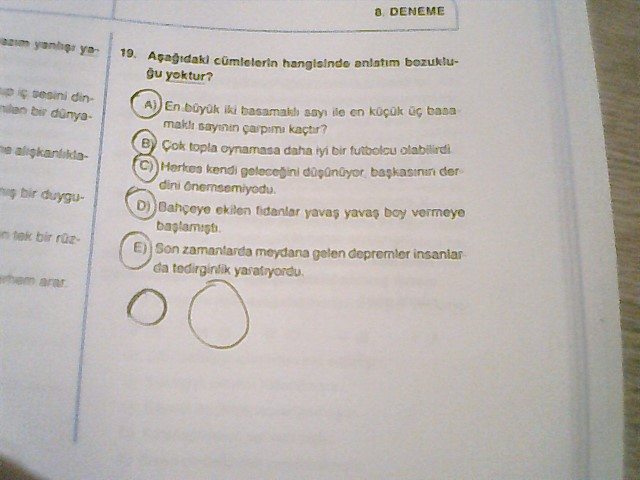
#> input picture lib/detect_chics/can_shape_3.jpg, 640 x 480 px
$ python deneme.py
#> lines starting #> are read from the running program, lines starting #| are printed output that depends on the picture; after the words box and inside, x2 and y2 are one past the last pixel; in counts of white or black regions, pixels touching at a corner belong together
import cv2
import numpy as np

# path to input image is specified and
# image is loaded with imread command
image1 = cv2.imread('can_shape_3.jpg')
#> image1 is the input picture: shape (480, 640, 3); mean B, G, R 178.6, 182.4, 187.8

# cv2.cvtColor is applied over the
# image input with applied parameters
# to convert the image in grayscale
img = cv2.cvtColor(image1, cv2.COLOR_BGR2GRAY)
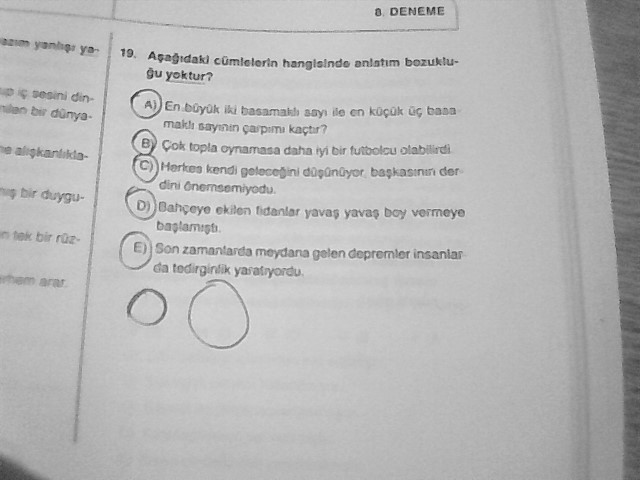
#> img: shape (480, 640); min 33, max 244, mean 183.6

# applying different thresholding
# techniques on the input image
thresh1 = cv2.adaptiveThreshold(img, 255, cv2.ADAPTIVE_THRESH_MEAN_C, cv2.THRESH_BINARY, 199, 5)
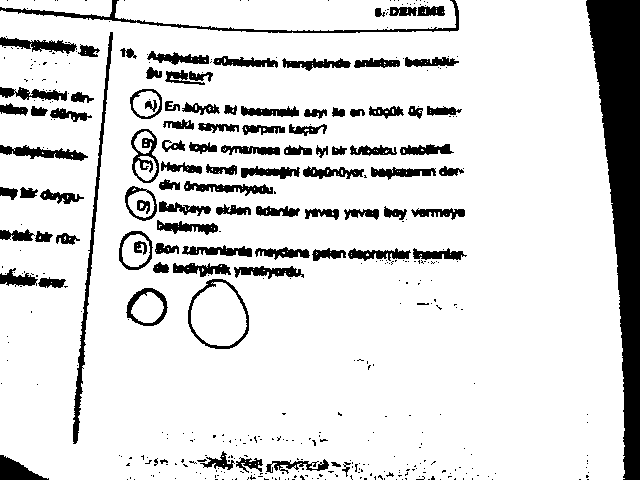
#> thresh1: shape (480, 640); 86.2% white; 427 black regions (332 under 20 px), largest, box (x1, y1, x2, y2) and area: (586, 0, 640, 480) 13607, (73, 32, 113, 444) 1592, (0, 0, 459, 33) 1492

thresh2 = cv2.adaptiveThreshold(img, 255, cv2.ADAPTIVE_THRESH_GAUSSIAN_C,  cv2.THRESH_BINARY, 199, 5)
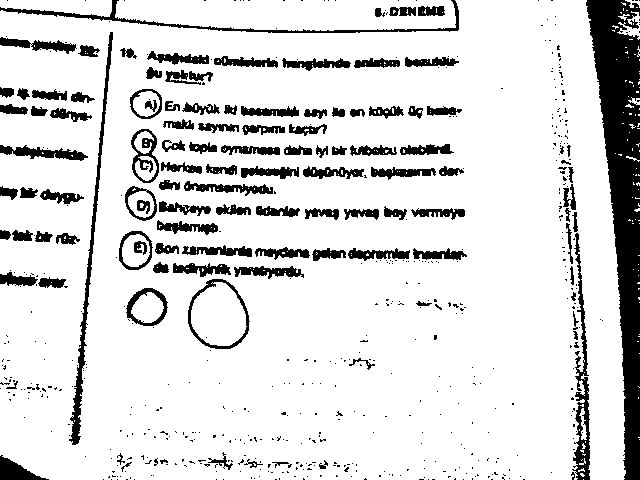
#> thresh2: shape (480, 640); 85.8% white; 603 black regions (489 under 20 px), largest, box (x1, y1, x2, y2) and area: (586, 0, 640, 480) 12813, (69, 32, 113, 445) 1781, (572, 233, 590, 480) 1560

# the window showing output images
# with the corresponding thresholding
# techniques applied to the input image
cv2.imshow('Adaptive Mean', thresh1)
cv2.imshow('Adaptive Gaussian', thresh2)

# De-allocate any associated memory usage
if cv2.waitKey(0) & 0xff == 27:
#> (key Esc is pressed here)
    cv2.destroyAllWindows()

$ run again, with lib/detect_chics/can_shape_2.jpg copied over lib/detect_chics/can_shape_3.jpg
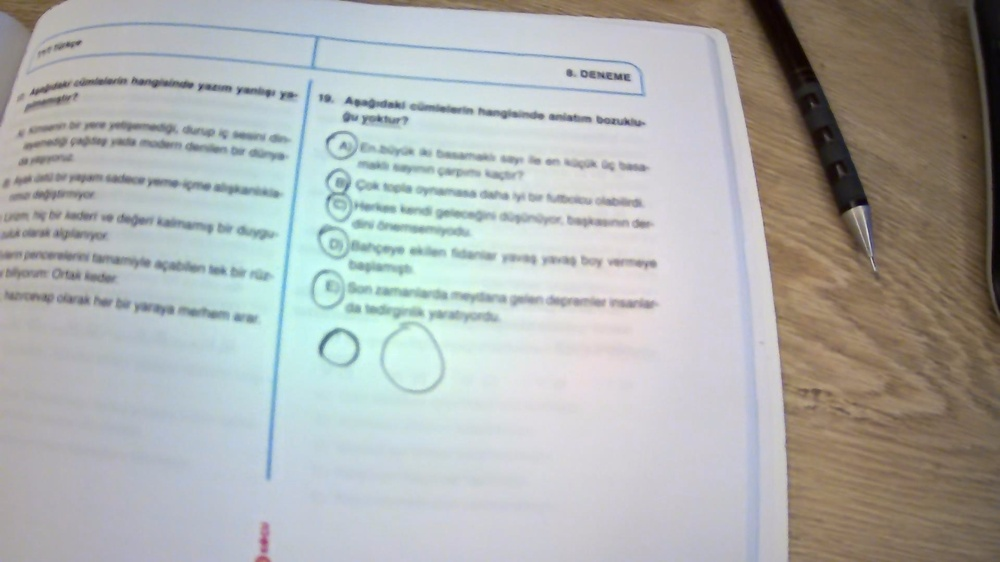
#> input picture lib/detect_chics/can_shape_2.jpg, 1000 x 562 px, shrunk from 1920 x 1080 before the run
#> image1 is the input picture: shape (562, 1000, 3); mean B, G, R 174.3, 176.2, 173.7
#> `thresh1 = cv2.adaptiveThreshold(img, 255, cv2.ADAPTIVE_THRESH_MEAN_C, ..`:
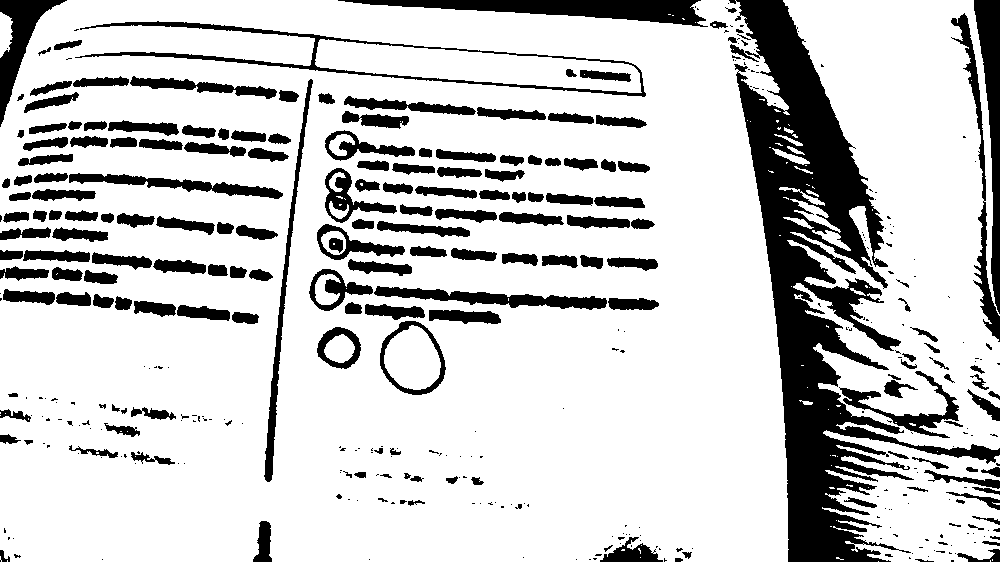
#> thresh1: shape (562, 1000); 79.7% white; 407 black regions (218 under 20 px), largest, box (x1, y1, x2, y2) and area: (729, 0, 1000, 562) 41586, (338, 0, 708, 27) 4710, (974, 0, 1000, 314) 3655
#> `thresh2 = cv2.adaptiveThreshold(img, 255, cv2.ADAPTIVE_THRESH_GAUSSIAN..`:
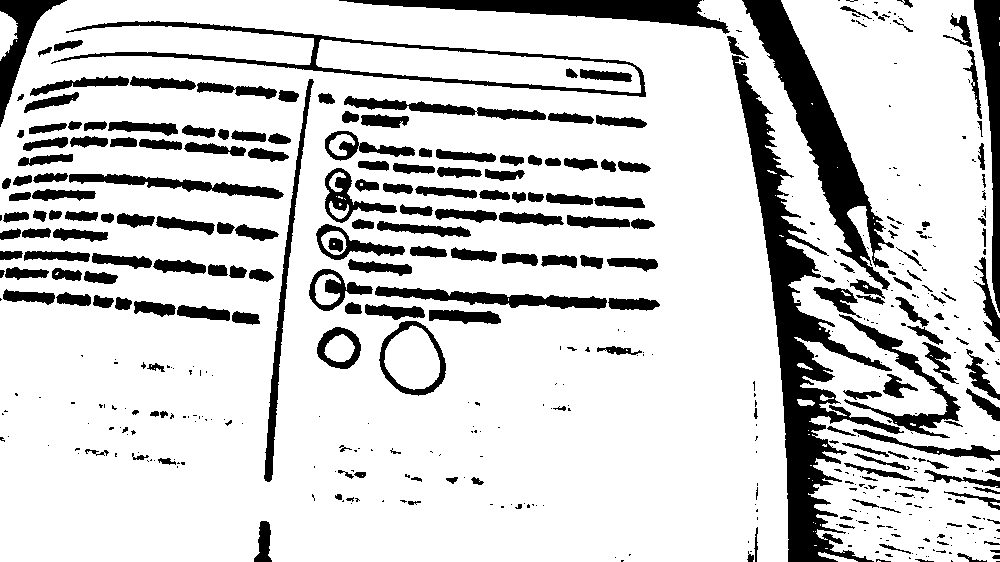
#> thresh2: shape (562, 1000); 81.6% white; 502 black regions (281 under 20 px), largest, box (x1, y1, x2, y2) and area: (732, 55, 904, 562) 17272, (742, 0, 894, 290) 9759, (339, 0, 730, 34) 5019

$ run again, with lib/detect_chics/can_shape.jpg copied over lib/detect_chics/can_shape_3.jpg
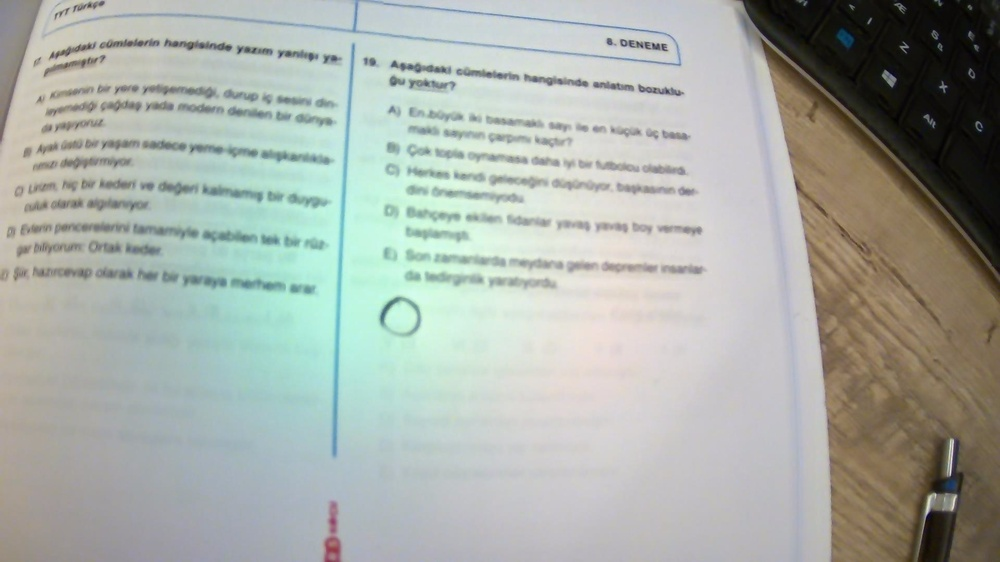
#> input picture lib/detect_chics/can_shape.jpg, 1000 x 562 px, shrunk from 1920 x 1080 before the run
#> image1 is the input picture: shape (562, 1000, 3); mean B, G, R 167.2, 173.7, 167.9
#> `thresh1 = cv2.adaptiveThreshold(img, 255, cv2.ADAPTIVE_THRESH_MEAN_C, ..`:
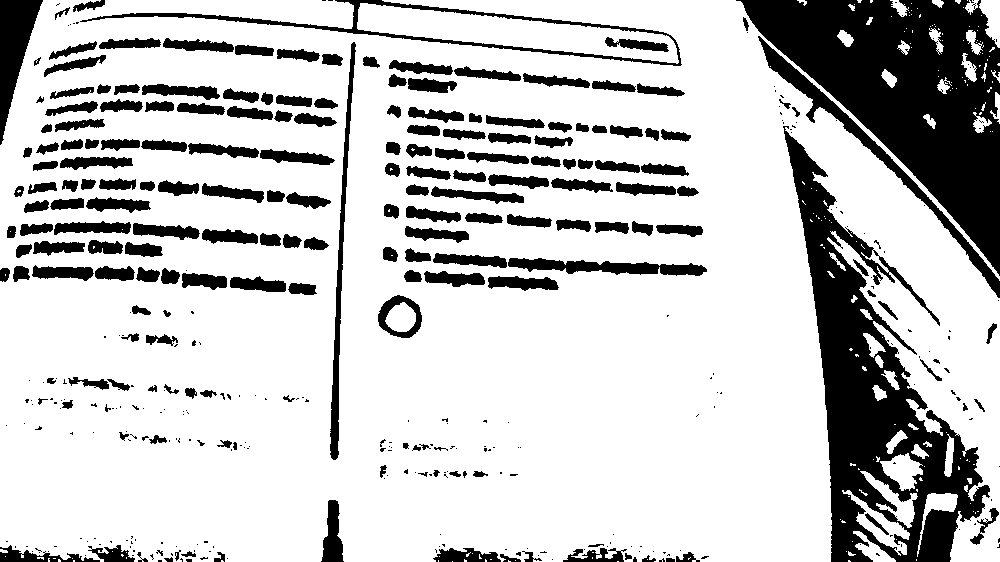
#> thresh1: shape (562, 1000); 77.7% white; 421 black regions (226 under 20 px), largest, box (x1, y1, x2, y2) and area: (736, 0, 1000, 276) 32388, (783, 126, 990, 562) 29066, (758, 36, 1000, 298) 3597
#> `thresh2 = cv2.adaptiveThreshold(img, 255, cv2.ADAPTIVE_THRESH_GAUSSIAN..`:
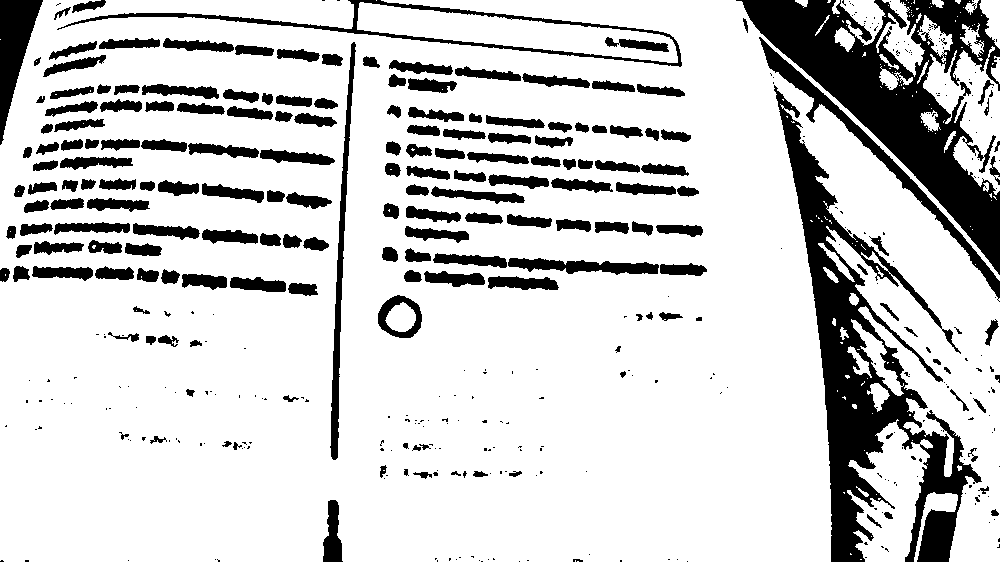
#> thresh2: shape (562, 1000); 80.8% white; 451 black regions (265 under 20 px), largest, box (x1, y1, x2, y2) and area: (774, 85, 982, 562) 24163, (736, 0, 1000, 275) 23531, (759, 37, 1000, 302) 3510
